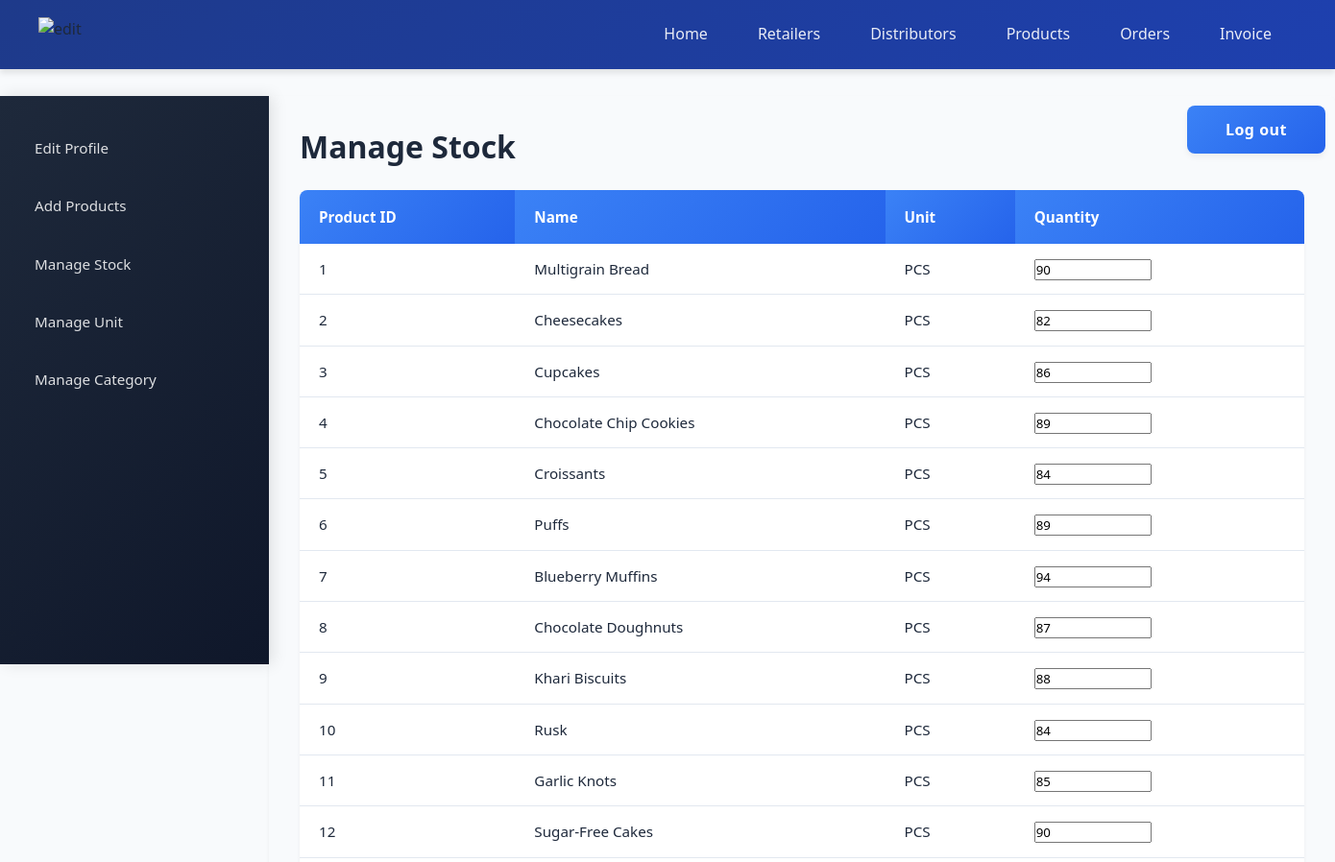
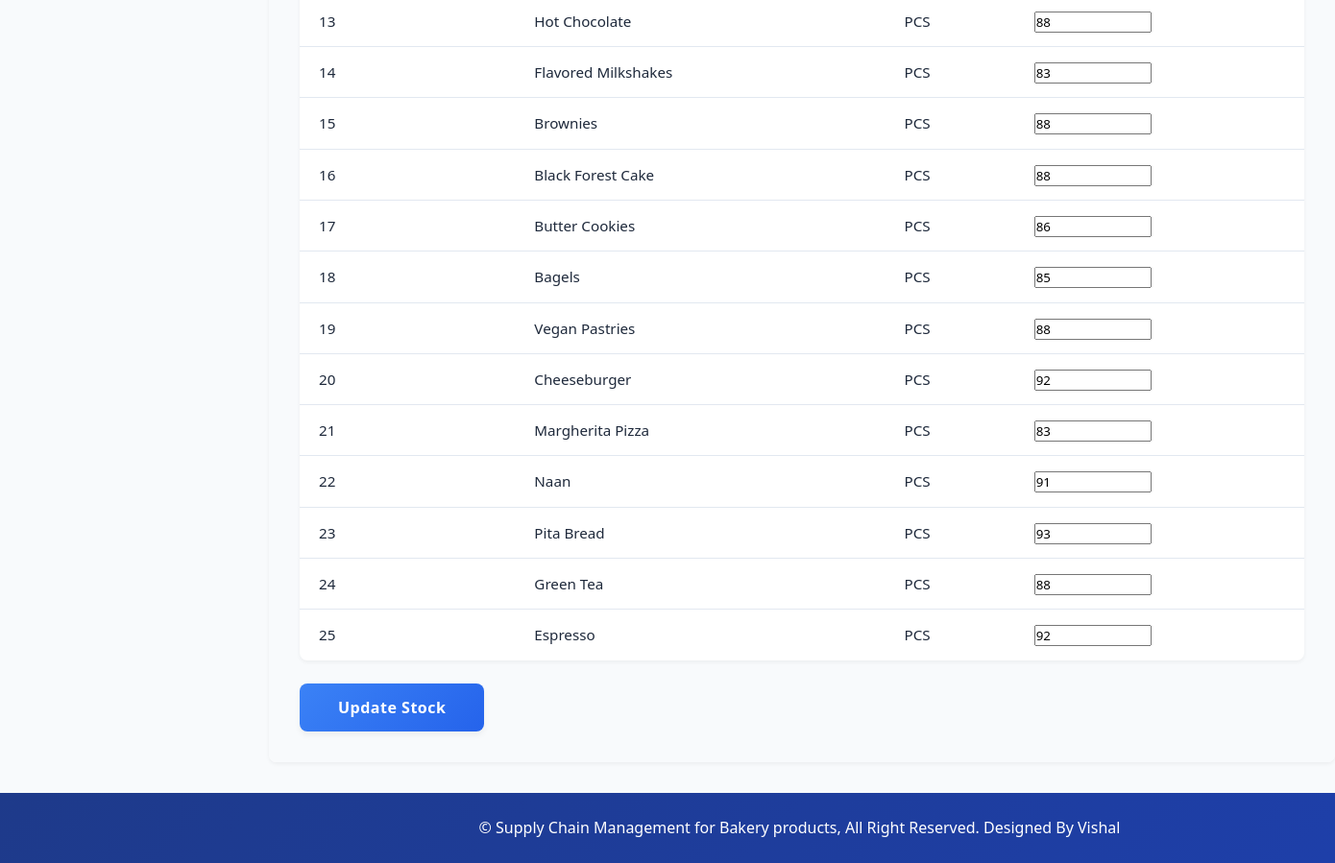
Screenshot of /manufacturer/manage_stock.php (signed in) with the database file from the repository (2 pictures, top to bottom).
### tables this page shows
CREATE TABLE `products` (
  `pro_id` int(11) NOT NULL,
  `pro_name` varchar(25) NOT NULL,
  `pro_desc` text DEFAULT NULL,
  `pro_price` decimal(10,3) NOT NULL,
  `unit` int(11) NOT NULL,
  `pro_cat` int(11) NOT NULL,
  `quantity` int(6) DEFAULT NULL
);

CREATE TABLE `unit` (
  `id` int(11) NOT NULL,
  `unit_name` varchar(20) NOT NULL,
  `unit_details` text DEFAULT NULL
);

### manufacturer/manage_stock.php (the view, shortened to what this page needs)
<?php
	include("../includes/config.php");
	if(isset($_SESSION['manufacturer_login'])) {
		if($_SESSION['manufacturer_login'] == true) {
			$querySelectProduct = "SELECT * FROM products,unit WHERE products.unit=unit.id AND quantity IS NOT NULL";
			$resultSelectProduct = mysqli_query($con,$querySelectProduct);
		}
		else {
			header('Location:../index.php');
		}
	}
	else {
		header('Location:../index.php');
	}
?>
<!DOCTYPE html>
<html>
<head>
	<link rel="stylesheet" href="../includes/main_style.css" >
</head>
<body>
	<?php
		include("../includes/nav_manufacturer.inc.php");
		include("../includes/aside_manufacturer.inc.php");
	?>
	<section>
		<h1>Manage Stock</h1>
		<form action="" method="POST" class="form">
		<table class="table_displayData" style="margin-top:20px;">
			<tr>
				<th> Product ID </th>
				<th> Name </th>
				<th> Unit </th>
				<th> Quantity </th>
			</tr>
			<?php while($rowSelectProduct = mysqli_fetch_array($resultSelectProduct)){ ?>
			<tr>
				<td><?php echo $rowSelectProduct['pro_id']; ?></td>
				<td><?php echo $rowSelectProduct['pro_name']; ?></td>
				<td><?php echo $rowSelectProduct['unit_name']; ?></td>
				<td><input type="text" name="txtQuantity[<?php echo $rowSelectProduct['pro_id']; ?>]" value="<?php echo $rowSelectProduct['quantity']; ?>" size="10"/></td>
			</tr>
			<?php } ?>
		</table>
			<input id="btnSubmit" type="submit" value="Update Stock" class="submit_button" />
		</form>
	</section>
	<?php
		include("../includes/footer.inc.php");
	?>
</body>
</html>

### includes/main_style.css (style rules this page uses)
* { font-family: 'Segoe UI', Roboto, -apple-system, sans-serif; margin: 0; padding: 0; box-sizing: border-box; }
body { margin: auto; background-color: #f8fafc; color: #1e293b; line-height: 1.6; }
.submit_button { font-size: 1rem; padding: 0.875rem 2.5rem; background: linear-gradient(135deg, #3b82f6 0%, #2563eb 100%); border: none; border-radius: 8px; color: white; cursor: pointer; transition: all 0.3s cubic-bezier(0.4, 0, 0.2, 1); font-weight: 600; letter-spacing: 0.5px; box-shadow: 0 4px 6px rgba(0, 0, 0, 0.05); }
body { margin-left: 280px; min-height: 100vh; margin-top: 100px; overflow-x: hidden; }
section { max-width: 1200px; width: 100%; padding: 2rem; margin: 0 auto; }
section h1 { margin: 0 0 1.5rem; font-weight: 700; color: #1e293b; font-size: 2rem; line-height: 1.3; }
table { border-collapse: separate; border-spacing: 0; width: 100%; margin: 1.5rem 0; font-size: 0.95rem; background: white; border-radius: 8px; overflow: hidden; box-shadow: 0 2px 4px rgba(0, 0, 0, 0.05); }
.table_displayData th { background: linear-gradient(135deg, #3b82f6 0%, #2563eb 100%); color: white; padding: 1rem 1.25rem; font-weight: 600; text-align: left; }
.table_displayData td { padding: 0.875rem 1.25rem; border-bottom: 1px solid #e2e8f0; }
.table_displayData tr:last-child td { border-bottom: none; }

### rows the page displays
products: pro_id "1", pro_name "Multigrain Bread", unit.unit_name "PCS", quantity "90"
products: pro_id "2", pro_name "Cheesecakes", unit.unit_name "PCS", quantity "82"
products: pro_id "3", pro_name "Cupcakes", unit.unit_name "PCS", quantity "86"
products: pro_id "4", pro_name "Chocolate Chip Cookies", unit.unit_name "PCS", quantity "89"
products: pro_id "5", pro_name "Croissants", unit.unit_name "PCS", quantity "84"
products: pro_id "6", pro_name "Puffs", unit.unit_name "PCS", quantity "89"
products: pro_id "7", pro_name "Blueberry Muffins", unit.unit_name "PCS", quantity "94"
products: pro_id "8", pro_name "Chocolate Doughnuts", unit.unit_name "PCS", quantity "87"
products: pro_id "9", pro_name "Khari Biscuits", unit.unit_name "PCS", quantity "88"
products: pro_id "10", pro_name "Rusk", unit.unit_name "PCS", quantity "84"
products: pro_id "11", pro_name "Garlic Knots", unit.unit_name "PCS", quantity "85"
products: pro_id "12", pro_name "Sugar-Free Cakes", unit.unit_name "PCS", quantity "90"
products: pro_id "13", pro_name "Hot Chocolate", unit.unit_name "PCS", quantity "88"
products: pro_id "14", pro_name "Flavored Milkshakes", unit.unit_name "PCS", quantity "83"
products: pro_id "15", pro_name "Brownies", unit.unit_name "PCS", quantity "88"
products: pro_id "16", pro_name "Black Forest Cake", unit.unit_name "PCS", quantity "88"
products: pro_id "17", pro_name "Butter Cookies", unit.unit_name "PCS", quantity "86"
products: pro_id "18", pro_name "Bagels", unit.unit_name "PCS", quantity "85"
products: pro_id "19", pro_name "Vegan Pastries", unit.unit_name "PCS", quantity "88"
products: pro_id "20", pro_name "Cheeseburger", unit.unit_name "PCS", quantity "92"
products: pro_id "21", pro_name "Margherita Pizza", unit.unit_name "PCS", quantity "83"
products: pro_id "22", pro_name "Naan", unit.unit_name "PCS", quantity "91"
products: pro_id "23", pro_name "Pita Bread", unit.unit_name "PCS", quantity "93"
products: pro_id "24", pro_name "Green Tea", unit.unit_name "PCS", quantity "88"
products: pro_id "25", pro_name "Espresso", unit.unit_name "PCS", quantity "92"
